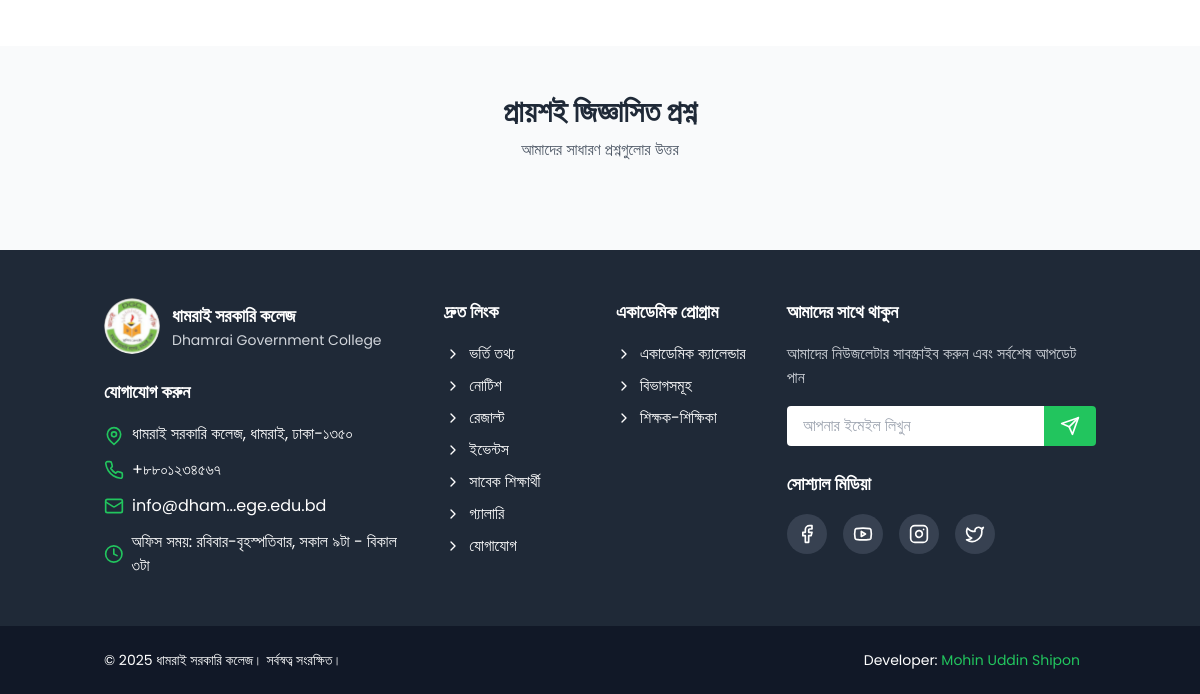
The app's page /contact/ (lower part), older data.
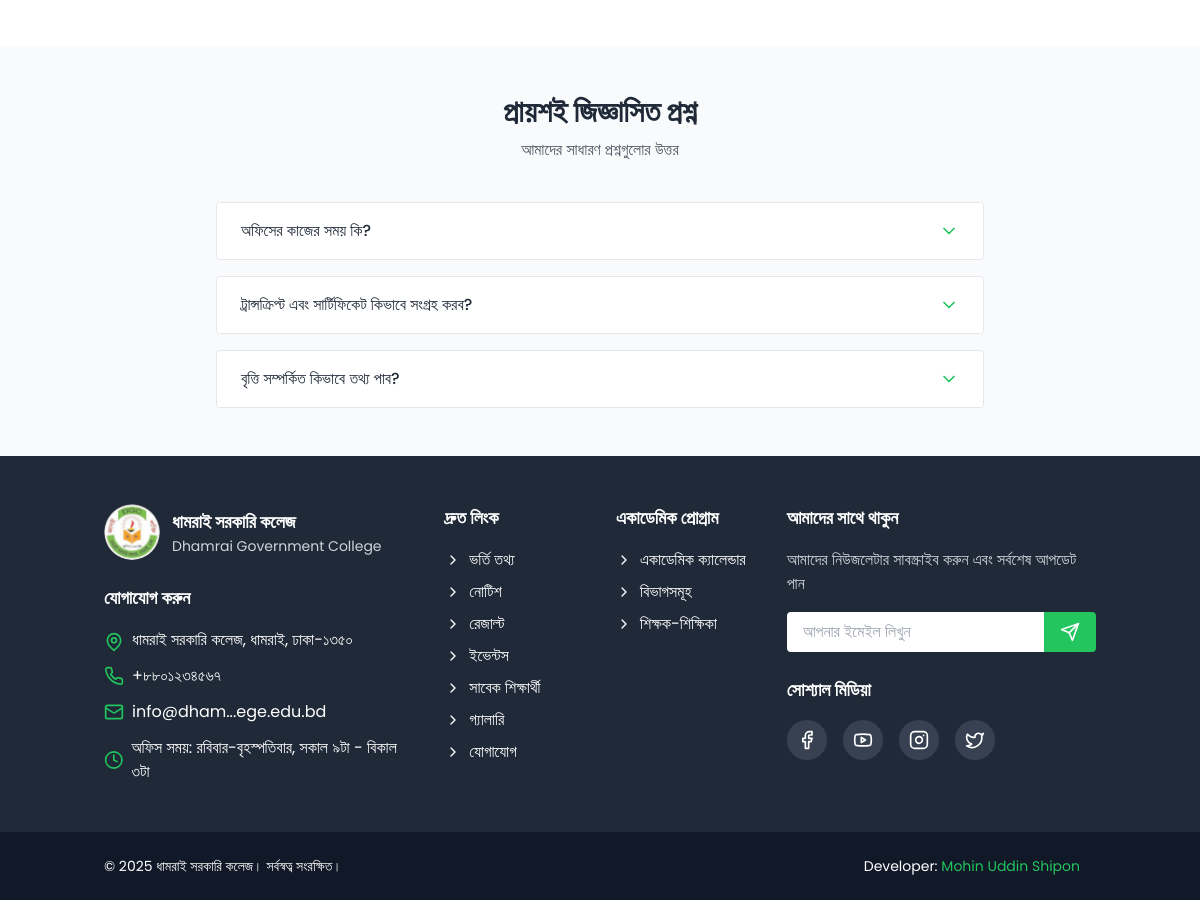
The same page, newer data.
### core/models.py (models this page shows, shortened)
class Faq(models.Model):
    FAQ_PAGES = [
        ('Admission', 'Admission'),
        ('Contact', 'Contact'),
        ('Notice', 'Notice'),
    ]
    question = models.CharField(max_length=200)
    ans = models.TextField()
    page = models.CharField(choices=FAQ_PAGES)

### core/views.py (the view)
# urls.py: path('contact/', views.ContactView.as_view(), name='contact'),
class ContactView(TemplateView):
    template_name = 'contact.html'
    def get_context_data(self, **kwargs):
        context = super().get_context_data(**kwargs)
        context['faqs'] = Faq.objects.filter(page='Contact')
        return context

### templates/contact.html (shortened to what this page needs)
{% extends "base.html" %}
{% block content %}
<section class="py-12 bg-white">
</section>
<section class="py-12 bg-gray-50">
    <div class="container mx-auto px-4">
        <div class="text-center mb-10">
            <h2 class="text-3xl font-bold text-gray-800 mb-2">প্রায়শই জিজ্ঞাসিত প্রশ্ন</h2>
            <p class="text-gray-600">আমাদের সাধারণ প্রশ্নগুলোর উত্তর</p>
        </div>
        <div class="max-w-3xl mx-auto space-y-4">
            {% for faq in faqs %}
            <div class="border border-gray-200 rounded overflow-hidden">
                <button class="faq-question w-full px-6 py-4 text-left bg-white flex justify-between items-center">
                    <span class="font-medium text-gray-800">{{faq.question}}</span>
                    <svg xmlns="http://www.w3.org/2000/svg" width="20" height="20" viewBox="0 0 24 24" fill="none" stroke="currentColor" stroke-width="2" stroke-linecap="round" stroke-linejoin="round" class="lucide lucide-chevron-down text-primary transition-transform duration-300"><polyline points="6 9 12 15 18 9"/></svg>
                </button>
            </div>
            {% endfor %}
        </div>
    </div>
</section>
{% endblock content %}

Row changes from the older to the newer data that the page shows:
added Faq: question "অফিসের কাজের সময় কি?"
added Faq: question "ট্রান্সক্রিপ্ট এবং সার্টিফিকেট কিভাবে সংগ্রহ করব?"
added Faq: question "বৃত্তি সম্পর্কিত কিভাবে তথ্য পাব?"
